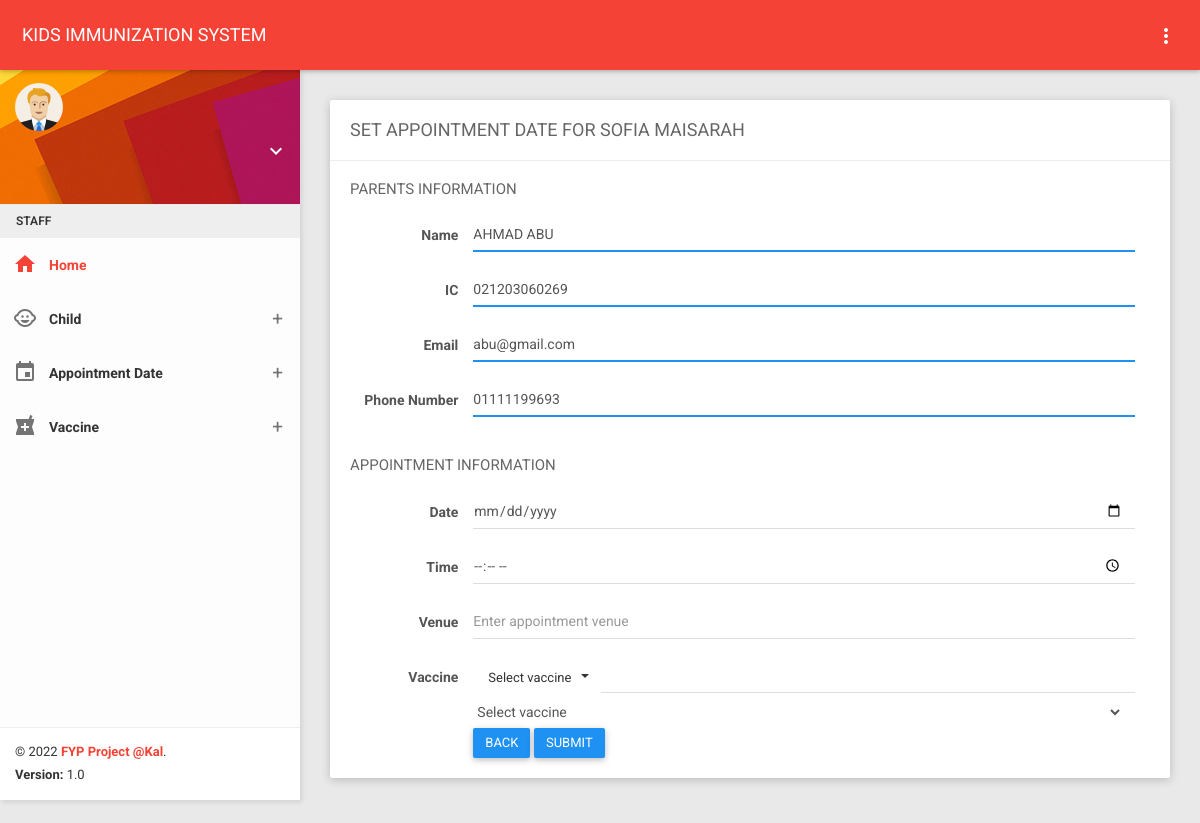
The page /home_staff.php?action=appointment_date_set_ii&ic=220101060267&name=SOFIA MAISARAH on the database its author committed.
### tables this page shows
CREATE TABLE `child` (
  `childIC` varchar(12) NOT NULL,
  `childName` varchar(255) NOT NULL,
  `childBirthDate` date NOT NULL,
  `childGender` varchar(20) NOT NULL,
  `parentsIC` varchar(12) DEFAULT NULL
);

CREATE TABLE `parents` (
  `parentsIC` varchar(12) NOT NULL,
  `parentsName` varchar(255) NOT NULL,
  `parentsGender` varchar(6) NOT NULL,
  `parentsPhoneNum` varchar(12) NOT NULL,
  `parentsEmail` varchar(255) NOT NULL,
  `parentsPassword` varchar(20) NOT NULL,
  `parentsAddress` varchar(255) NOT NULL
);

### appointment_date_set.php (the view, shortened to what this page needs)
<?php
include("connection.php");
?>
            <div class="row clearfix">
                <div class="col-lg-12 col-md-12 col-sm-12 col-xs-12">
                    <div class="card">
                        <div class="header">
                            <h2>
                                SET APPOINTMENT DATE FOR <?php echo $_GET['name']?>
                            </h2>
                        </div>
                        <div class="body">
                            <form class="form-horizontal" method="post">
                                <h2 class="card-inside-title">PARENTS INFORMATION</h2><br>
                                <?php
                                $childIC=$_GET['ic'];
                                $parents_query = "SELECT * FROM parents,child WHERE child.parentsIC = parents.parentsIC AND child.childIC = '$childIC'";
                                $parents_result = mysqli_query($con,$parents_query);
                                while($parents_row = mysqli_fetch_array($parents_result)){
                                    $name = $parents_row['parentsName'];
                                    $ic = $parents_row['parentsIC'];
                                    $email = $parents_row['parentsEmail'];
                                    $phonenum = $parents_row['parentsPhoneNum'];
                                    ?>
                                <div class="row clearfix">
                                    <div class="col-lg-2 col-md-2 col-sm-4 col-xs-5 form-control-label">
                                        <label for="parentsname">Name</label>
                                    </div>
                                    <div class="col-lg-10 col-md-10 col-sm-8 col-xs-7">
                                        <div class="form-group">
                                            <div class="form-line">
                                                <input type="text" name="parentsname" class="form-control" value="<?php echo $name ?>" disabled>
                                            </div>
                                        </div>
                                    </div>
                                </div>
                                <div class="row clearfix">
                                    <div class="col-lg-2 col-md-2 col-sm-4 col-xs-5 form-control-label">
                                        <label for="parentsic">IC</label>
                                    </div>
                                    <div class="col-lg-10 col-md-10 col-sm-8 col-xs-7">
                                        <div class="form-group">
                                            <div class="form-line">
                                                <input type="text" name="parentsic" class="form-control" value="<?php echo $ic ?>" disabled>
                                            </div>
                                        </div>
                                    </div>
                                </div>
                                <div class="row clearfix">
                                    <div class="col-lg-2 col-md-2 col-sm-4 col-xs-5 form-control-label">
                                        <label for="parentsemail">Email</label>
                                    </div>
                                    <div class="col-lg-10 col-md-10 col-sm-8 col-xs-7">
                                        <div class="form-group">
                                            <div class="form-line">
                                                <input type="text" name="parents" class="form-control" value="<?php echo $email ?>" disabled>
                                            </div>
                                        </div>
                                    </div>
                                </div>
                                <div class="row clearfix">
                                    <div class="col-lg-2 col-md-2 col-sm-4 col-xs-5 form-control-label">
                                        <label for="parentsphonenum">Phone Number</label>
                                    </div>
                                    <div class="col-lg-10 col-md-10 col-sm-8 col-xs-7">
                                        <div class="form-group">
                                            <div class="form-line">
                                                <input type="text" name="parentsphonenum" class="form-control" value="<?php echo $phonenum ?>" disabled>
                                            </div>
                                        </div>
                                    </div>
                                </div>
                                    <?php
                                }
                                ?>
                                <br><h2 class="card-inside-title">APPOINTMENT INFORMATION</h2><br>
                                <div class="row clearfix">
                                    <div class="col-lg-2 col-md-2 col-sm-4 col-xs-5 form-control-label">
                                        <label for="date">Date</label>
                                    </div>
                                    <div class="col-lg-10 col-md-10 col-sm-8 col-xs-7">
                                        <div class="form-group">
                                            <div class="form-line">
                                                <input type="date" name="appointmentDate" class="form-control" placeholder="Enter appointment date">
                                            </div>
                                        </div>
                                    </div>
                                </div>
                                <div class="row clearfix">
                                    <div class="col-lg-2 col-md-2 col-sm-4 col-xs-5 form-control-label">
                                        <label for="time">Time</label>
                                    </div>
                                    <div class="col-lg-10 col-md-10 col-sm-8 col-xs-7">
                                        <div class="form-group">
                                            <div class="form-line">
                                                <input type="time" name="appointmentTime" class="form-control" placeholder="Enter appointment time" required>
                                            </div>
                                        </div>
                                    </div>
                                </div>
                                <div class="row clearfix">
                                    <div class="col-lg-2 col-md-2 col-sm-4 col-xs-5 form-control-label">
                                        <label for="venue">Venue</label>
                                    </div>
                                    <div class="col-lg-10 col-md-10 col-sm-8 col-xs-7">
                                        <div class="form-group">
                                            <div class="form-line">
                                                <input type="venue" name="appointmentVenue" class="form-control" placeholder="Enter appointment venue" required>
                                            </div>
                                        </div>
                                    </div>
                                </div>
                                <div class="row clearfix">
                                    <div class="col-lg-2 col-md-2 col-sm-4 col-xs-5 form-control-label">
                                        <label for="vaccine">Vaccine</label>
                                    </div>
                                    <div class="col-lg-10 col-md-10 col-sm-8 col-xs-7">
                                        <div class="form-group">
                                            <select name="vaccine" class="form-control show-tick" required>
                                                <option value="" disabled selected hidden>Select vaccine</option>
                                            </select>
                                        </div>
                                    </div>
                                </div>
                                <div class="row clearfix">
                                    <div class="col-lg-offset-2 col-md-offset-2 col-sm-offset-4 col-xs-offset-5">
                                        <a href="?action=appointment_date_set"><button type="button" name="back" class="btn btn-primary m-t-15 waves-effect">BACK</button>
                                        <button type="submit" name="submit" class="btn btn-primary m-t-15 waves-effect">SUBMIT</button>
                                    </div>
                                </div>
                            </form>
                        </div>
                    </div>
                </div>
            </div>

### rows shown on the page
child: parentsname "AHMAD ABU", parentsic "021203060269", parents "abu@gmail.com", parentsphonenum "01111199693"

### other values the page prints
$_GET['name'] "SOFIA MAISARAH"
